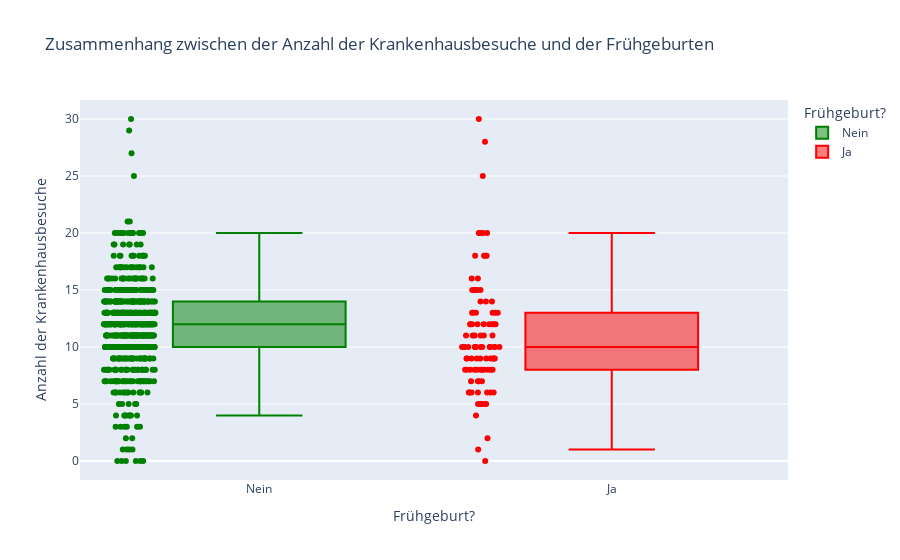

Notebook cell for this chart:
### Code cell
# 7. Gibt es einen Zusammenhang zwischen der Anzahl der Krankenhausbesuche und der Frühgeburten?

fig = px.box(
    df_clean,
    x="Frühgeburt",
    y="Krankenhausbesuche",
    color="Frühgeburt",  # Farbe basiert auf dieser Spalte
    color_discrete_map={"Nein": "green", "Ja": "red"},  # → individuelle Farben
    points="all",  # zeigt auch alle Einzelpunkte
    title="Zusammenhang zwischen der Anzahl der Krankenhausbesuche und der Frühgeburten",
    labels={
        "Frühgeburt": "Frühgeburt?",
        "Krankenhausbesuche": "Anzahl der Krankenhausbesuche"
    }
)

fig.update_traces(hovertemplate="Frühgeburt: %{x}<br>Krankenhausbesuche: %{y} g")
fig.show()

### Figure 1 — Plotly figure (JSON) as saved in the notebook; plotly's stock layout.template omitted (floating-point values rounded to 4 significant figures; data arrays with more than 128 entries replaced by an {"elided": "..."} marker saying what was removed)
{"data": [{"alignmentgroup": "True", "boxpoints": "all", "hovertemplate": "Frühgeburt: %{x}<br>Krankenhausbesuche: %{y} g", "legendgroup": "Nein", "marker": {"color": "green"}, "name": "Nein", "notched": false, "offsetgroup": "Nein", "orientation": "v", "showlegend": true, "type": "box", "x": {"elided": "696 str values"}, "x0": " ", "xaxis": "x", "y": {"elided": "696 int values"}, "y0": " ", "yaxis": "y"}, {"alignmentgroup": "True", "boxpoints": "all", "hovertemplate": "Frühgeburt: %{x}<br>Krankenhausbesuche: %{y} g", "legendgroup": "Ja", "marker": {"color": "red"}, "name": "Ja", "notched": false, "offsetgroup": "Ja", "orientation": "v", "showlegend": true, "type": "box", "x": ["Ja", "Ja", "Ja", "Ja", "Ja", "Ja", "Ja", "Ja", "Ja", "Ja", "Ja", "Ja", "Ja", "Ja", "Ja", "Ja", "Ja", "Ja", "Ja", "Ja", "Ja", "Ja", "Ja", "Ja", "Ja", "Ja", "Ja", "Ja", "Ja", "Ja", "Ja", "Ja", "Ja", "Ja", "Ja", "Ja", "Ja", "Ja", "Ja", "Ja", "Ja", "Ja", "Ja", "Ja", "Ja", "Ja", "Ja", "Ja", "Ja", "Ja", "Ja", "Ja", "Ja", "Ja", "Ja", "Ja", "Ja", "Ja", "Ja", "Ja", "Ja", "Ja", "Ja", "Ja", "Ja", "Ja", "Ja", "Ja", "Ja", "Ja", "Ja", "Ja", "Ja", "Ja", "Ja", "Ja", "Ja", "Ja", "Ja", "Ja", "Ja", "Ja", "Ja", "Ja", "Ja", "Ja", "Ja", "Ja", "Ja", "Ja", "Ja", "Ja", "Ja", "Ja", "Ja", "Ja", "Ja", "Ja"], "x0": " ", "xaxis": "x", "y": [12, 10, 20, 6, 10, 15, 15, 12, 10, 7, 0, 9, 6, 18, 10, 18, 10, 12, 8, 28, 15, 8, 9, 9, 8, 5, 12, 13, 5, 11, 11, 9, 16, 8, 8, 13, 9, 10, 4, 10, 8, 9, 11, 13, 13, 8, 12, 8, 15, 7, 13, 2, 1, 20, 6, 12, 13, 6, 14, 5, 12, 5, 20, 20, 10, 10, 8, 6, 10, 15, 12, 6, 11, 20, 10, 9, 14, 6, 18, 9, 11, 18, 30, 9, 10, 9, 14, 7, 8, 10, 5, 25, 12, 16, 10, 11, 8, 7], "y0": " ", "yaxis": "y"}], "layout": {"boxmode": "overlay", "legend": {"title": {"text": "Frühgeburt?"}, "tracegroupgap": 0}, "title": {"text": "Zusammenhang zwischen der Anzahl der Krankenhausbesuche und der Frühgeburten"}, "xaxis": {"anchor": "y", "categoryarray": ["Nein", "Ja"], "categoryorder": "array", "domain": [0, 1], "title": {"text": "Frühgeburt?"}}, "yaxis": {"anchor": "x", "domain": [0, 1], "title": {"text": "Anzahl der Krankenhausbesuche"}}}}
